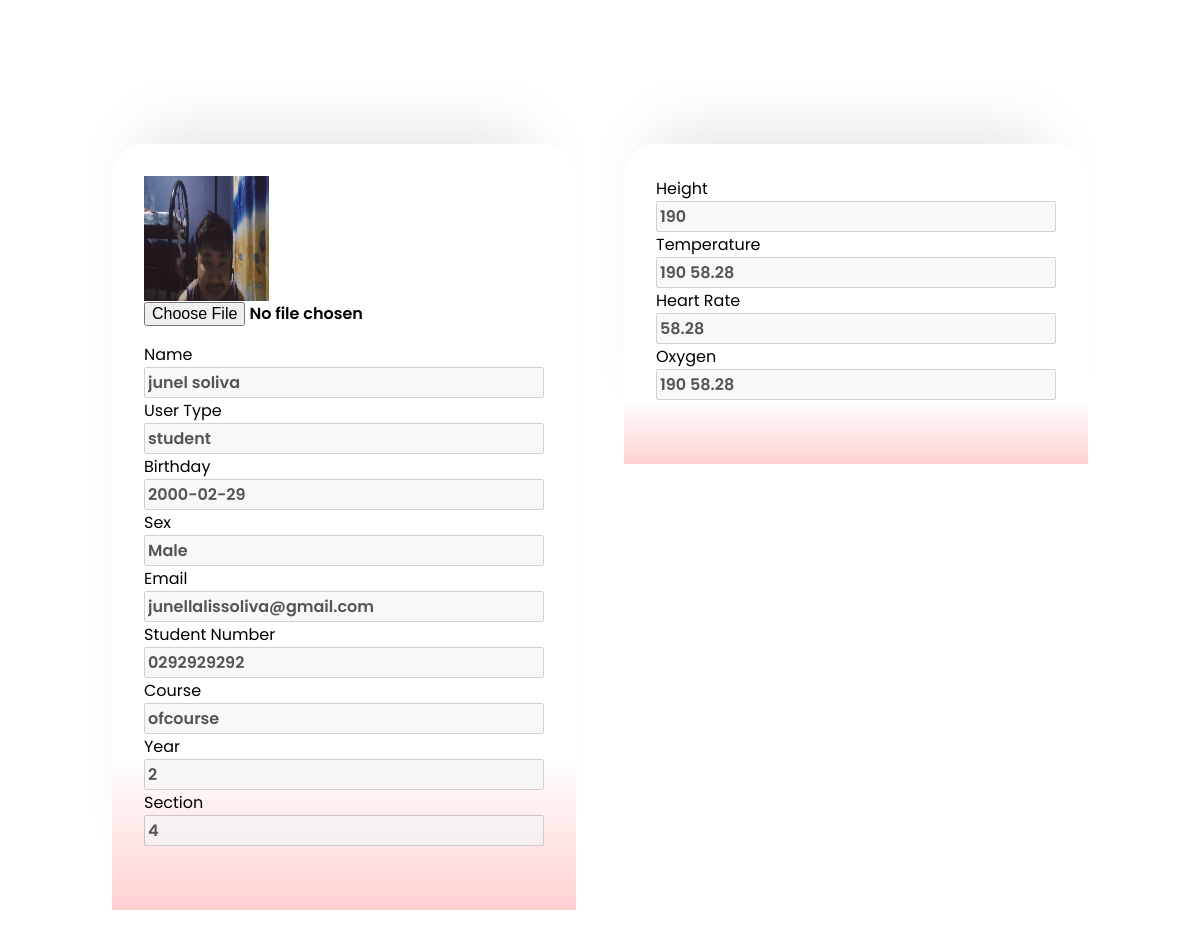
Screenshot of /pages/admin/profile.php?user=35 with the database file from the repository.
### tables this page shows
CREATE TABLE `users` (
  `id` int(11) NOT NULL,
  `user_type` varchar(50) NOT NULL,
  `name` varchar(50) NOT NULL,
  `birthday` varchar(50) NOT NULL,
  `sex` varchar(50) NOT NULL,
  `email` varchar(50) NOT NULL,
  `student_no` varchar(50) NOT NULL,
  `course` varchar(50) NOT NULL,
  `year` varchar(50) NOT NULL,
  `section` varchar(50) NOT NULL,
  `password` varchar(50) NOT NULL,
  `assessment_access` int(11) NOT NULL,
  `verified` int(11) NOT NULL,
  `pic` varchar(100) NOT NULL,
  `date_created` date NOT NULL DEFAULT current_timestamp(),
  `created_timestamp` datetime NOT NULL DEFAULT current_timestamp()
);

CREATE TABLE `records` (
  `id` int(11) NOT NULL,
  `user_id` int(11) NOT NULL,
  `user_type` varchar(50) NOT NULL,
  `name` varchar(50) NOT NULL,
  `email` varchar(50) NOT NULL,
  `heart_rate` varchar(50) NOT NULL,
  `oxygen` varchar(50) NOT NULL,
  `bp` varchar(50) NOT NULL,
  `temp` varchar(50) NOT NULL,
  `height` varchar(50) NOT NULL,
  `weight` varchar(50) NOT NULL,
  `bmi` varchar(50) NOT NULL,
  `transaction_no` int(11) NOT NULL,
  `assessment_status` int(11) NOT NULL,
  `date_created` date NOT NULL DEFAULT current_timestamp(),
  `created_timestamp` datetime NOT NULL DEFAULT current_timestamp()
);

### pages/admin/profile.php (the view, shortened to what this page needs)
<head>
    <link rel="stylesheet" href="css/style.css">
</head>
<body>
<div class="electronic-health-record">
    <?php
        if (isset($_GET['user'])){
            $id = $_GET['user'];
            $res = mysqli_query($conn, "SELECT * FROM users WHERE id = $id");
            if (mysqli_num_rows($res) > 0) {
                $user = mysqli_fetch_assoc($res) ?>
            <div>
                <form class="form" id = "form" action="" enctype="multipart/form-data" method="post">
                    <div class="upload">
                        <?php
                            $image = $user["pic"];
                        ?>
                        <img src="../pupclinic/php/profile_pic/<?php echo $image; ?>" width = 125 height = 125 title="<?php echo $image; ?>">
                        <div class="round">
                            <input type="file" name="image" id = "image" accept=".jpg, .jpeg, .png">
                        </div>
                    </div>
                </form>
                <label>Name</label>
                <input type="text" value="<?=$user['name']?>" name="name" id="name" autocomplete="off" disabled required>
                <label>User Type</label>
                <input type="text" value="<?=$user['user_type']?>" name="name" id="name" autocomplete="off" disabled required>
                <label>Birthday</label>
                <input type="text" value="<?=$user['birthday']?>" name="birthday" id="birthday" autocomplete="off" disabled required>
                <label>Sex</label>
                <input type="text" value="<?=$user['sex']?>" name="sex" id="sex" autocomplete="off" disabled required>
                <label>Email</label>
                <input type="text" value="<?=$user['email']?>" name="email" id="email" autocomplete="off" disabled required>
                <?php
                if ($user['user_type'] == 'student')
                {?>
                    <label>Student Number</label>
                    <input type="text" value="<?=$user['student_no']?>" name="student_no" id="student_no" autocomplete="off" disabled required>
                    <label>Course</label>
                    <input type="text" value="<?=$user['course']?>" name="course" id="course" autocomplete="off" disabled required>
                    <label>Year</label>
                    <input type="text" value="<?=$user['year']?>" name="year" id="year" autocomplete="off" disabled required>
                    <label>Section</label>
                    <input type="text" value="<?=$user['section']?>" name="section" id="section" autocomplete="off" disabled required>
                    <?php
                }?>
            </div>
    <?php }
            $res = mysqli_query($conn, "SELECT * FROM records WHERE user_id = $id ORDER BY created_timestamp DESC LIMIT 1");
            if (mysqli_num_rows($res) > 0) {
                $record = mysqli_fetch_assoc($res) ?>
            <div>
                <label>Height</label>
                <input type="text" value="<?=$record['height']?>" name="height" id="height" autocomplete="off" disabled required>
                <label>Temperature</label>
                <input type="text" value="<?=$record['temp']?>" name="temp" id="temp" autocomplete="off" disabled required>
                <label>Heart Rate</label>
                <input type="text" value="<?=$record['heart_rate']?>" name="heart_rate" id="heart_rate" autocomplete="off" disabled required>
                <label>Oxygen</label>
                <input type="text" value="<?=$record['oxygen']?>" name="oxygen" id="oxygen" autocomplete="off" disabled required>
            </div>
    <?php }}?>
</div>
</body>

### css/style.css (style rules this page uses)
body { margin: 0; }
input, select { font-size: 1rem; font-family: var(--def-font); font-weight: 600; }
.electronic-health-record { display: flex; flex-direction: row; justify-content: center; margin-top: 11vh; }
.electronic-health-record > div { display: flex; background: var(--def-gradient-form); padding: 2rem 2rem 4rem 2rem; border-radius: 2rem 2rem 0 0 ; box-shadow: var(--box-shadow); flex-direction: column; justify-items: center; height: min-content; width: 85%; max-width: 25rem; position: relative; align-content: space-evenly; margin: 2%; margin-top: 7vh; font-family: var(--def-font); }

### rows the page displays
users: pic (picture), name "junel soliva", name "student", birthday "2000-02-29", sex "Male", email "junellalissoliva@gmail.com", student_no "0292929292", course "ofcourse", year "2", section "4"
records: height "190", temp "190 58.28", heart_rate "58.28", oxygen "190 58.28"
